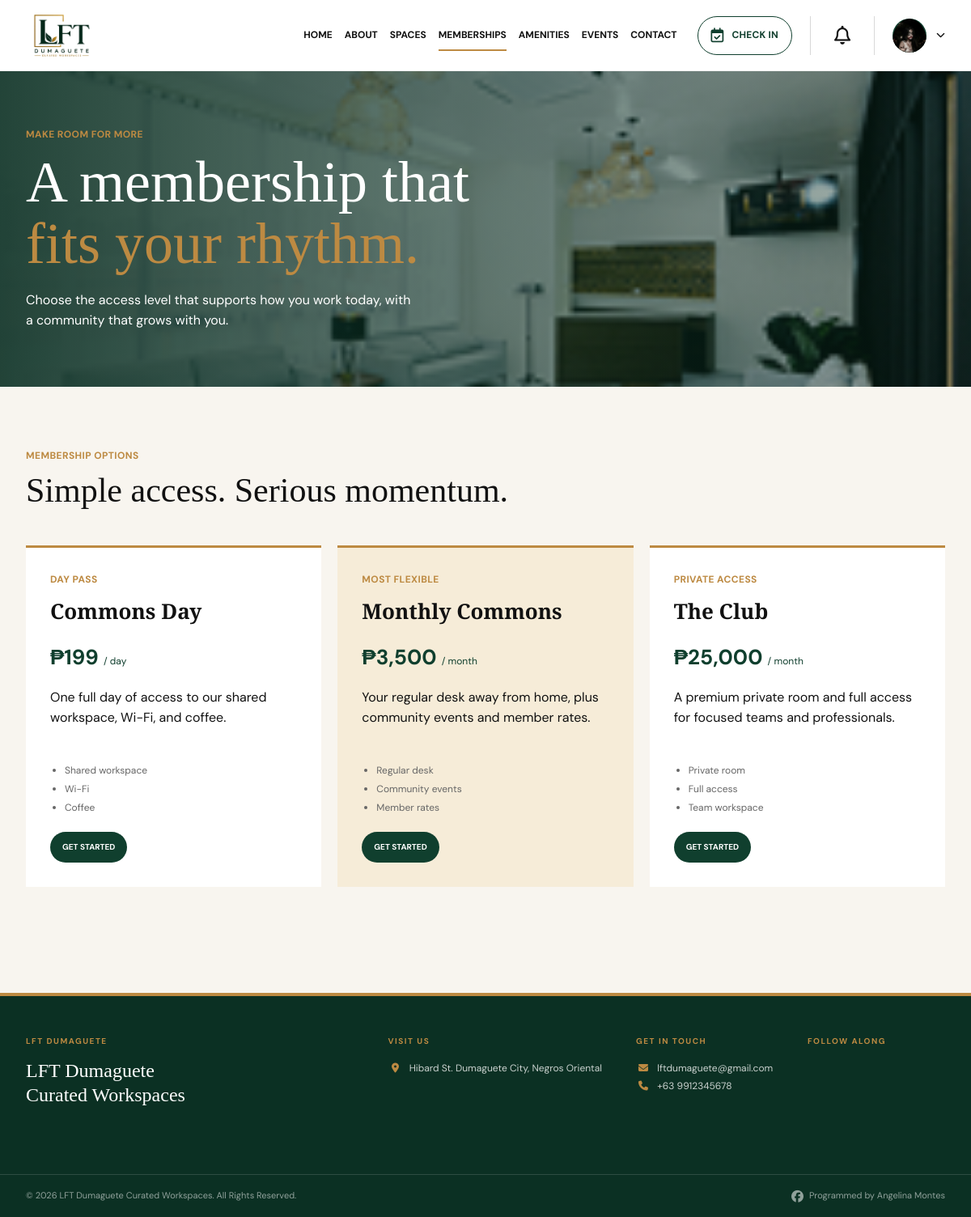
The app's page /Membership/index.php (signed in) with its own data.
### tables this page shows
CREATE TABLE `users` (
  `id` int(10) UNSIGNED NOT NULL,
  `name` varchar(120) NOT NULL,
  `email` varchar(190) NOT NULL,
  `password_hash` varchar(255) NOT NULL,
  `role` enum('customer','staff','admin') NOT NULL DEFAULT 'customer',
  `phone` varchar(40) NOT NULL DEFAULT '',
  `created_at` timestamp NOT NULL DEFAULT current_timestamp(),
  `updated_at` timestamp NOT NULL DEFAULT current_timestamp() ON UPDATE current_timestamp(),
  `profile_image` varchar(255) DEFAULT NULL
);

CREATE TABLE `memberships` (
  `id` int(10) UNSIGNED NOT NULL,
  `label` varchar(120) NOT NULL,
  `name` varchar(160) NOT NULL,
  `price` varchar(80) NOT NULL,
  `period` varchar(80) NOT NULL,
  `description` text NOT NULL,
  `features` text NOT NULL,
  `featured` tinyint(1) NOT NULL DEFAULT 0,
  `active` tinyint(1) NOT NULL DEFAULT 1,
  `status` varchar(40) NOT NULL DEFAULT 'Active',
  `created_at` timestamp NOT NULL DEFAULT current_timestamp()
);

CREATE TABLE `site_settings` (
  `id` tinyint(3) UNSIGNED NOT NULL,
  `website_name` varchar(160) NOT NULL DEFAULT 'LFT Dumaguete',
  `email` varchar(190) NOT NULL DEFAULT 'lftdumaguete@gmail.com',
  `phone` varchar(40) NOT NULL DEFAULT '+63 9912345678',
  `address` varchar(255) NOT NULL DEFAULT 'Hibard St. Dumaguete City, Negros Oriental',
  `facebook` varchar(255) NOT NULL DEFAULT '',
  `instagram` varchar(255) NOT NULL DEFAULT '',
  `updated_at` timestamp NOT NULL DEFAULT current_timestamp() ON UPDATE current_timestamp()
);

### Includes/security.php (called while the page is built, shortened)
<?php
function startUserSession(): void
{
    $secure = (!empty($_SERVER['HTTPS']) && $_SERVER['HTTPS'] !== 'off')
        || (($_SERVER['HTTP_X_FORWARDED_PROTO'] ?? '') === 'https');
}

### Includes/db.php (called while the page is built, shortened)
<?php
require_once __DIR__ . '/security.php';
function db(): PDO
{
    static $connection;
    if ($connection instanceof PDO) {
        return $connection;
    }
    $host = '127.0.0.1';
    $database = 'lft_dumaguete';
    $username = 'root';
    $password = '';
    $charset = 'utf8mb4';
    $dsn = "mysql:host={$host};dbname={$database};charset={$charset}";
    $connection = new PDO(
        $dsn,
        $username,
        $password,
        [
            PDO::ATTR_ERRMODE => PDO::ERRMODE_EXCEPTION,
            PDO::ATTR_DEFAULT_FETCH_MODE => PDO::FETCH_ASSOC,
            PDO::ATTR_EMULATE_PREPARES => false,
        ]
    );
    return $connection;
}
function currentUser(): ?array
{
    $statement = db()->prepare(
        'SELECT id, name, email, phone, role, profile_image, created_at
         FROM users
         WHERE id = ?'
    );
    $statement->execute([(int) $_SESSION['user_id']]);
    return $statement->fetch() ?: null;
}
function e(string|int|float|null $value): string
{
    return htmlspecialchars((string) $value, ENT_QUOTES, 'UTF-8');
}

### Membership/index.php (the view, shortened to what this page needs)
<?php
$currentPage = 'MEMBERSHIPS';
require '../Includes/header.php';
$memberships = db()->query("SELECT * FROM memberships WHERE status = 'Active' ORDER BY id")->fetchAll();
?>
<main>
    <section class="page-hero" style="background-image: linear-gradient(90deg, rgba(11,48,35,.9), rgba(11,48,35,.35)), url('../assets/images/the club.png');"><div class="container"><p class="section-label">MAKE ROOM FOR MORE</p><h1>A membership that<br><span>fits your rhythm.</span></h1><p>Choose the access level that supports how you work today, with a community that grows with you.</p></div></section>
    <section class="listing-section"><div class="container"><div class="page-intro"><p class="section-label">MEMBERSHIP OPTIONS</p><h2>Simple access. Serious momentum.</h2></div><div class="plan-grid">
        <?php foreach ($memberships as $membership): ?><article class="plan-card <?= $membership['featured'] ? 'featured-plan' : '' ?>"><p class="section-label"><?= e($membership['label']) ?></p><h3><?= e($membership['name']) ?></h3><strong><?= e($membership['price']) ?> <small>/ <?= e($membership['period']) ?></small></strong><p><?= e($membership['description']) ?></p><?php if (trim($membership['features']) !== ''): ?><ul class="plan-features"><?php foreach (preg_split('/\r?\n/', $membership['features']) as $feature): if (trim($feature) !== ''): ?><li><?= e(trim($feature)) ?></li><?php endif; endforeach; ?></ul><?php endif; ?><a class="btn btn-green" href="../Contact/index.php#tour">GET STARTED</a></article><?php endforeach; ?>
    </div></div></section>
</main>
<?php require '../Includes/footer.php'; ?>

### Includes/header.php (shortened to what this page needs)
<?php
require_once __DIR__ . '/db.php';
$basePath = ($currentPage ?? 'HOME') === 'HOME'
    ? ''
    : '../';
$loggedInUser = currentUser();
$customerFirstName = '';
$customerInitial = '';
$customerProfileImage = '';
if (
    $loggedInUser
    && ($loggedInUser['role'] ?? '') === 'customer'
) {
    $nameParts = preg_split(
        '/\s+/',
        trim($loggedInUser['name'] ?? '')
    );
    $customerFirstName =
        $nameParts[0]
        ?? ($loggedInUser['name'] ?? 'Customer');
    $customerInitial =
        strtoupper(
            substr(
                $customerFirstName,
                0,
                1
            )
        );
    if (
        !empty(
            $loggedInUser['profile_image']
        )
    ) {
        $savedProfileImage =
            trim(
                $loggedInUser['profile_image']
            );
        if (
            str_starts_with(
                $savedProfileImage,
                'assets/'
            )
        ) {
            $customerProfileImage =
                $basePath
                . ltrim(
                    $savedProfileImage,
                    '/'
                );
        } else {
            $customerProfileImage =
                $basePath
                . 'assets/uploads/profiles/'
                . basename(
                    $savedProfileImage
                );
        }
    }
}
$assetVersion = '20260906-1';
?>
<!DOCTYPE html>
<html lang="en">
<head>
    <link
        rel="stylesheet"
        href="<?= $basePath ?>assets/css/style.css?v=<?= $assetVersion ?>"
    >
    <link
        rel="stylesheet"
        href="<?= $basePath ?>assets/css/portal.css?v=<?= $assetVersion ?>"
    >
    <link
        rel="stylesheet"
        href="https://cdnjs.cloudflare.com/ajax/libs/font-awesome/6.5.2/css/all.min.css"
    >
</head>
<body>
<header
    class="
        site-header
        <?= (
            $loggedInUser
            && ($loggedInUser['role'] ?? '') === 'customer'
        )
            ? 'customer-header'
            : ''
        ?>
    "
>
    <div class="container nav-container">
        <a
            href="<?= $basePath ?>index.php"
            class="logo"
        >
            <img
                src="<?= $basePath ?>assets/images/Logo.png"
                alt="LFT Dumaguete"
            >
        </a>
        <nav
            class="main-nav"
            id="mainNav"
        >
            <a
                href="<?= $basePath ?>index.php"
                class="<?= ($currentPage ?? '') === 'HOME'
                    ? 'active'
                    : ''
                ?>"
            >
                HOME
            </a>
            <a
                href="<?= $basePath ?>About/index.php"
                class="<?= ($currentPage ?? '') === 'ABOUT'
                    ? 'active'
                    : ''
                ?>"
            >
                ABOUT
            </a>
            <a
                href="<?= $basePath ?>Spaces/index.php"
                class="<?= ($currentPage ?? '') === 'SPACES'
                    ? 'active'
                    : ''
                ?>"
            >
                SPACES
            </a>
            <a
                href="<?= $basePath ?>Membership/index.php"
                class="<?= ($currentPage ?? '') === 'MEMBERSHIPS'
                    ? 'active'
                    : ''
                ?>"
            >
                MEMBERSHIPS
            </a>
            <a
                href="<?= $basePath ?>Amenities/index.php"
                class="<?= ($currentPage ?? '') === 'AMENITIES'
                    ? 'active'
                    : ''
                ?>"
            >
                AMENITIES
            </a>
            <a
                href="<?= $basePath ?>Events/index.php"
                class="<?= ($currentPage ?? '') === 'EVENTS'
                    ? 'active'
                    : ''
                ?>"
            >
                EVENTS
            </a>
            <a
                href="<?= $basePath ?>Contact/index.php"
                class="<?= ($currentPage ?? '') === 'CONTACT'
                    ? 'active'
                    : ''
                ?>"
            >
                CONTACT
            </a>
            <?php if ($loggedInUser): ?>
                <?php if (
                    ($loggedInUser['role'] ?? '') === 'customer'
                ): ?>
                    <div class="customer-header-actions">
                        <a
                            href="<?= $basePath ?>Booking/index.php?type=walk-in"
                            class="customer-checkin-button"
                        >
                            <i
                                class="fa-regular fa-calendar-check"
                                aria-hidden="true"
                            ></i>
                            <span>
                                CHECK IN
                            </span>
                        </a>
                        <details class="customer-notification-menu">
                            <summary
                                aria-label="Notifications"
                            >
                                <i
                                    class="fa-regular fa-bell"
                                    aria-hidden="true"
                                ></i>
                            </summary>
                        </details>
                        <details class="customer-account-menu">
                            <summary>
                                <span
                                    class="customer-avatar"
                                >
                                    <?php if (
                                        $customerProfileImage !== ''
                                    ): ?>
                                        <img
                                            src="<?= e(
                                                $customerProfileImage
                                            ) ?>"
                                            alt="<?= e(
                                                $customerFirstName
                                            ) ?>"
                                        >
                                    <?php else: ?>
                                        <?= e(
                                            $customerInitial
                                        ) ?>
                                    <?php endif; ?>
                                </span>
                                <i
                                    class="fa-solid fa-chevron-down account-chevron"
                                    aria-hidden="true"
                                ></i>
                            </summary>
                        </details>
                    </div>
                <?php endif; ?>
            <?php endif; ?>
        </nav>
    </div>
</header>

### Includes/footer.php (shortened to what this page needs)
<?php
require_once __DIR__ . '/db.php';
$footerSettings = db()->query('SELECT * FROM site_settings WHERE id = 1')->fetch() ?: [];
$footerName = $footerSettings['website_name'] ?? 'LFT Dumaguete';
$footerEmail = $footerSettings['email'] ?? 'lftdumaguete@gmail.com';
$footerPhone = $footerSettings['phone'] ?? '+63 9912345678';
$footerAddress = $footerSettings['address'] ?? 'Hibard St. Dumaguete City, Negros Oriental';
$phoneHref = preg_replace('/[^0-9+]/', '', $footerPhone);
?>
<footer class="site-footer">
    <div class="container footer-container">
        <div class="footer-brand">
            <p class="footer-eyebrow">LFT DUMAGUETE</p>
            <p class="footer-heading"><?= e($footerName) ?><br>Curated Workspaces</p>
        </div>
        <div class="footer-contact">
            <p class="footer-label">Visit us</p>
            <p class="footer-text"><i class="fa-solid fa-location-dot" aria-hidden="true"></i> <?= nl2br(e($footerAddress)) ?></p>
        </div>
        <div class="footer-contact">
            <p class="footer-label">Get in touch</p>
            <a class="footer-text" href="mailto:<?= e($footerEmail) ?>"><i class="fa-solid fa-envelope" aria-hidden="true"></i> <?= e($footerEmail) ?></a>
            <a class="footer-text" href="tel:<?= e($phoneHref) ?>"><i class="fa-solid fa-phone" aria-hidden="true"></i> <?= e($footerPhone) ?></a>
        </div>
        <div class="social-links">
            <p class="footer-label">Follow along</p>
        </div>
    </div>
    <div class="footer-bottom">
        <div class="container footer-copyright">
            © <?= date('Y') ?> <?= e($footerName) ?> Curated Workspaces. All Rights Reserved.
            <a class="programmer-link" href="https://www.facebook.com/angelina.montes.378" target="_blank" rel="noopener noreferrer">
                <i class="fa-brands fa-facebook"></i> Programmed by Angelina Montes
            </a>
        </div>
    </div>
</footer>
</body>
</html>

### records on screen
users: profile_image (picture)
memberships: label "DAY PASS", name "Commons Day", price "₱199", period "day", description "One full day of access to our shared workspace, Wi-Fi, and coffee.", features "Shared workspace", features "Wi-Fi", features "Coffee"
memberships: label "MOST FLEXIBLE", name "Monthly Commons", price "₱3,500", period "month", description "Your regular desk away from home, plus community events and member rates.", features "Regular desk", features "Community events", features "Member rates"
memberships: label "PRIVATE ACCESS", name "The Club", price "₱25,000", period "month", description "A premium private room and full access for focused teams and professionals.", features "Private room", features "Full access", features "Team workspace"
site_settings: website_name "LFT Dumaguete", address "Hibard St. Dumaguete City, Negros Oriental", email "lftdumaguete@gmail.com", phone "+63 9912345678"
